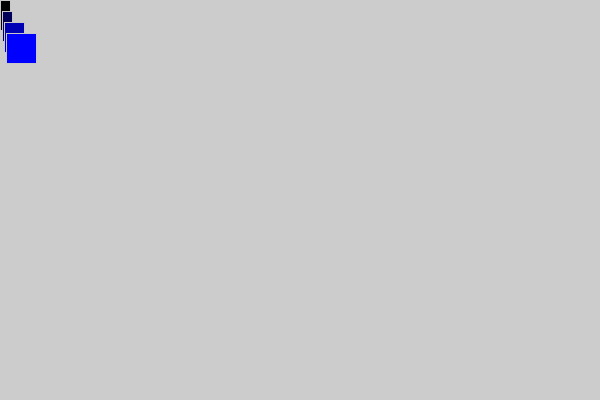
Frame 1 (no input)
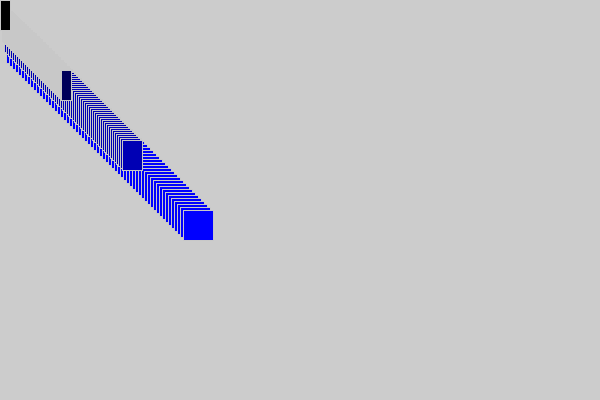
Frame 60 (the mouse pressed at the canvas centre just before this capture)
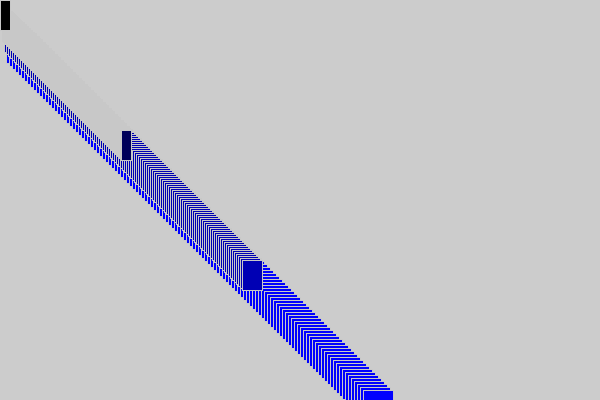
Frame 120 (the mouse held since frame 60 and released just before this capture)

The Processing sketch that drew these frames (run headless with seeded random() and noise(); from frame 60 on, the mouse is pressed at the canvas centre):

// Processing sketch: processing_58477
// ── processing_58477.pde

int []x=new int[4];
int []y=new int[4];
int[]xspeed=new int[4];
int[]yspeed=new int[4];


void setup ()
{
  size(600,400);
  stroke(200);
  for(int i=0;i<4; i++){
  x[i]=1*i;
  y[i]=10*i;
  xspeed[i]=1*i;
  yspeed[i]=1*i;
   }
   
 }

void draw()
{
    
  for(int i=0; i<4; i++)
  {
  x[i]=x[i]+xspeed[i];
  if (x[i]>=600||x[i]<=0)
  {
  xspeed[i]=xspeed[i]*-1;
  fill(200*i,0,0);
  }
  y[i]=y[i]+yspeed[i];
  if(y[i]>=400||y[i]<=0)
   {
    yspeed[i]=yspeed[i]*-1;
    }
  fill(0,0,100*i);
  rect(x[i],y[i],10,30);
  fill(0,0,90*i);
 rect(x[i],y[i],10*i,30); 
  
  
  
  }
  
}
